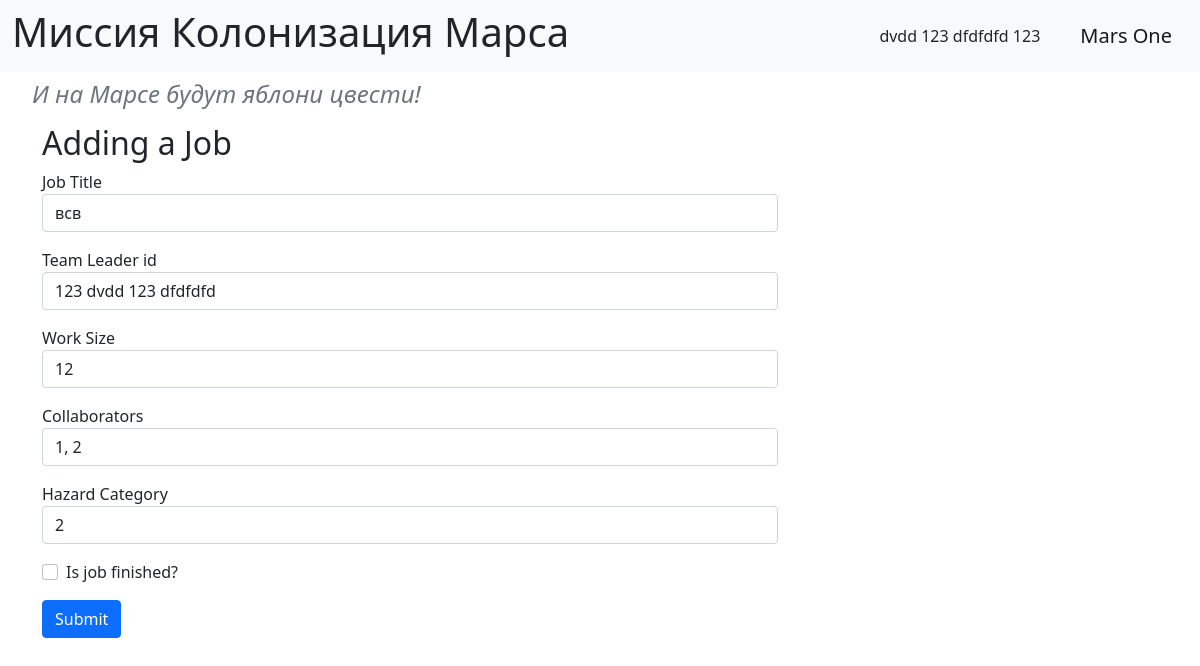
The app's page /jobs/5 (signed in) with its own data.
### data/users.py (models this page shows, shortened)
class User(SqlAlchemyBase, UserMixin, SerializerMixin):
    __tablename__ = 'users'
    id = sqlalchemy.Column(sqlalchemy.Integer,
                           primary_key=True, autoincrement=True)
    surname = sqlalchemy.Column(sqlalchemy.String, nullable=True)
    name = sqlalchemy.Column(sqlalchemy.String, nullable=True)
    age = sqlalchemy.Column(sqlalchemy.Integer, nullable=True)
    position = sqlalchemy.Column(sqlalchemy.String, nullable=True)
    speciality = sqlalchemy.Column(sqlalchemy.String, nullable=True)
    address = sqlalchemy.Column(sqlalchemy.String, nullable=True)
    email = sqlalchemy.Column(sqlalchemy.String,
                              index=True, unique=True, nullable=True)
    hashed_password = sqlalchemy.Column(sqlalchemy.String, nullable=True)
    modified_date = sqlalchemy.Column(sqlalchemy.DateTime,
                                      default=datetime.datetime.now)
    city_from = sqlalchemy.Column(sqlalchemy.String, nullable=True)

### data/jobs.py (models this page shows)
class Jobs(SqlAlchemyBase, SerializerMixin):
    __tablename__ = 'jobs'
    id = sqlalchemy.Column(sqlalchemy.Integer,
                           primary_key=True, autoincrement=True)
    team_leader = sqlalchemy.Column(sqlalchemy.Integer,
                                    sqlalchemy.ForeignKey("users.id"))
    job = sqlalchemy.Column(sqlalchemy.String, nullable=True)
    work_size = sqlalchemy.Column(sqlalchemy.Integer, nullable=True, default=0)
    collaborators = sqlalchemy.Column(sqlalchemy.String, nullable=True)
    start_date = sqlalchemy.Column(sqlalchemy.DateTime, nullable=True)
    end_date = sqlalchemy.Column(sqlalchemy.DateTime, nullable=True)
    is_finished = sqlalchemy.Column(sqlalchemy.Boolean, default=False)
    user = orm.relationship('User')
    categories = orm.relationship("Category",
                                  secondary="association",
                                  backref="jobs")

### main.py (the view, shortened to what this page needs)
@app.route('/jobs/<int:id>', methods=['GET', 'POST'])
@login_required
def edit_job(id):
    form = JobsForm()
    db_sess = db_session.create_session()
    job = db_sess.query(Jobs).filter(Jobs.id == id).first()
    if not job:
        abort(404)
    if int(job.team_leader) != int(current_user.id) and int(current_user.id) != 1:
        abort(403)
    users = db_sess.query(User).all()
    form.team_leader.choices = [(u.id, f"{u.surname} {u.name}") for u in users]
    categories = db_sess.query(Category).all()
    form.category.choices = [(c.id, c.name) for c in categories]
    if request.method == "GET":
        form.job.data = job.job
        form.team_leader.data = job.team_leader
        form.work_size.data = job.work_size
        form.collaborators.data = job.collaborators
        form.is_finished.data = job.is_finished
        if job.categories:
            form.category.data = job.categories[0].id
    return render_template('add_job.html', form=form)

### forms/job.py
class JobsForm(FlaskForm):
    team_leader = SelectField('Team Leader id', coerce=int, validators=[DataRequired()])
    job = StringField('Job Title', validators=[DataRequired()])
    work_size = IntegerField('Work Size', validators=[DataRequired()])
    collaborators = StringField('Collaborators', validators=[DataRequired()])
    start_date = DateTimeField('Start Date', format="%Y-%m-%dT%H:%M", validators=[Optional()])
    end_date = DateTimeField('End Date', format="%Y-%m-%dT%H:%M", validators=[Optional()])
    category = SelectField('Hazard Category', coerce=int)
    is_finished = BooleanField('Is job finished?')
    submit = SubmitField('Submit')

### data/db_session.py (called while the page is built)
def create_session() -> Session:
    global __factory
    return __factory()

### main.py (called while the page is built)
@login_manager.user_loader
def load_user(user_id):
    db_sess = db_session.create_session()
    return db_sess.query(User).get(user_id)

### templates/add_job.html (shortened to what this page needs)
{% extends "base.html" %}
{% block content %}
<div class="container">
    <div class="row">
        <div class="col-md-8">
            <h2>Adding a Job</h2>
            <form action="" method="post">
                <div class="mb-3">
                    <label>Job Title</label><br>
                    {{ form.job(class="form-control") }}
                </div>
                <div class="mb-3">
                    <label>Team Leader id</label><br>
                    {{ form.team_leader(class="form-control") }}
                </div>
                <div class="mb-3">
                    <label>Work Size</label><br>
                    {{ form.work_size(class="form-control") }}
                </div>
                <div class="mb-3">
                    <label>Collaborators</label><br>
                    {{ form.collaborators(class="form-control") }}
                </div>
                <div class="mb-3">
                    <label>Hazard Category</label><br>
                    {{ form.category(class="form-control") }}
                </div>
                <div class="mb-3 form-check">
                    {{ form.is_finished(class="form-check-input") }}
                    {{ form.is_finished.label(class="form-check-label") }}
                </div>
                <button type="submit" class="btn btn-primary">Submit</button>
            </form>
        </div>
    </div>
</div>
{% endblock %}

### templates/base.html (shortened to what this page needs)
<!doctype html>
<html lang="en">
<head>
    <link rel="stylesheet"
          href="https://cdn.jsdelivr.net/npm/bootstrap@5.0.0-beta1/dist/css/bootstrap.min.css"
>
    <link rel="stylesheet" type="text/css" href="{{ url_for('static', filename='css/style.css') }}"/>
</head>
<body>
<header>
    <nav class="navbar navbar-light bg-light">
        <div class="container-fluid">
            <a href="/" style="text-decoration: none; color: inherit;">
                <h1>Миссия Колонизация Марса</h1>
            </a>
            <div class="d-flex align-items-center">
                {% if current_user.is_authenticated %}
                    <a class="nav-link text-dark me-4" href="/logout">
                        {{ current_user.name }} {{ current_user.surname }}
                    </a>
                {% else %}
                    <a class="btn btn-primary me-2" href="/register">Зарегистрироваться</a>
                    <a class="btn btn-success me-4" href="/login">Войти</a>
                {% endif %}
                <span class="navbar-brand">Mars One</span>
            </div>
        </div>
    </nav>
</header>
<main role="main" class="container-fluid mt-2">
    <h4 class="text-secondary subtitle">И на Марсе будут яблони цвести!</h4>
    {% block content %}{% endblock %}
</main>
</body>
</html>

### static/css/style.css (style rules this page uses)
h4 { color: #333; padding-left: 20px; margin-bottom: 15px; }
.subtitle { color: #808080; font-style: italic; font-weight: normal; }

### records on screen
User: name "dvdd 123 dfdfdfd", surname "123"
Jobs: job "всв", team_leader "123 dvdd 123 dfdfdfd", work_size "12", collaborators "1, 2"
